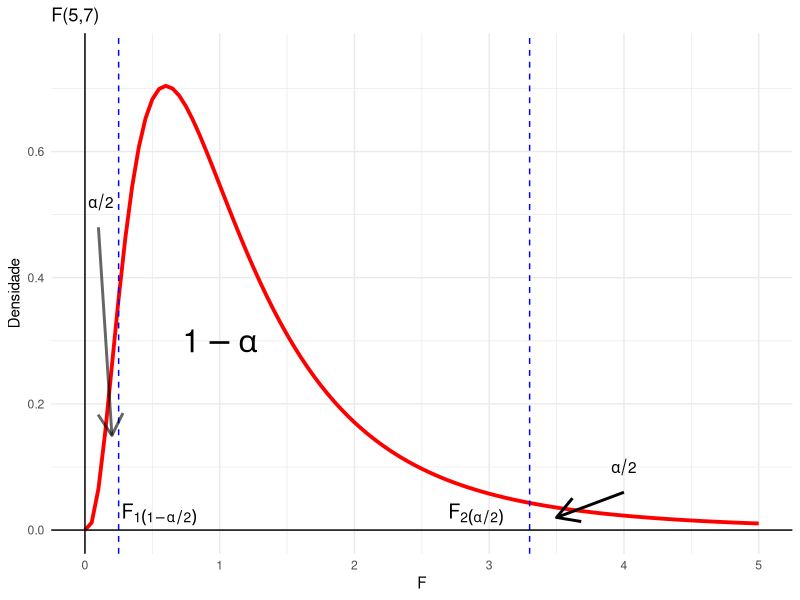
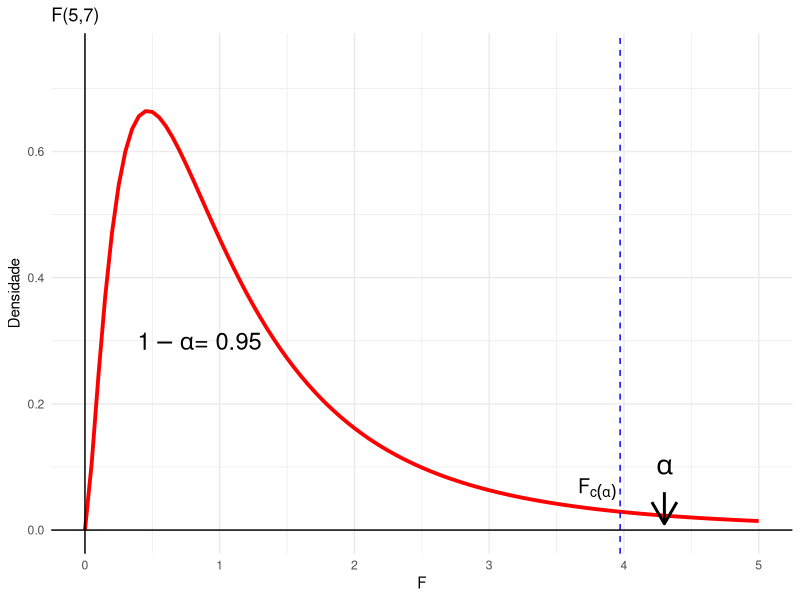
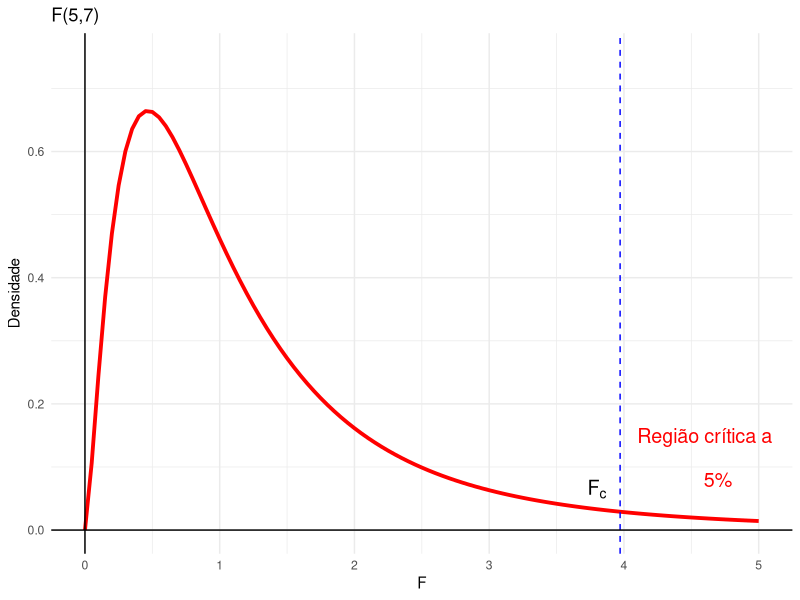
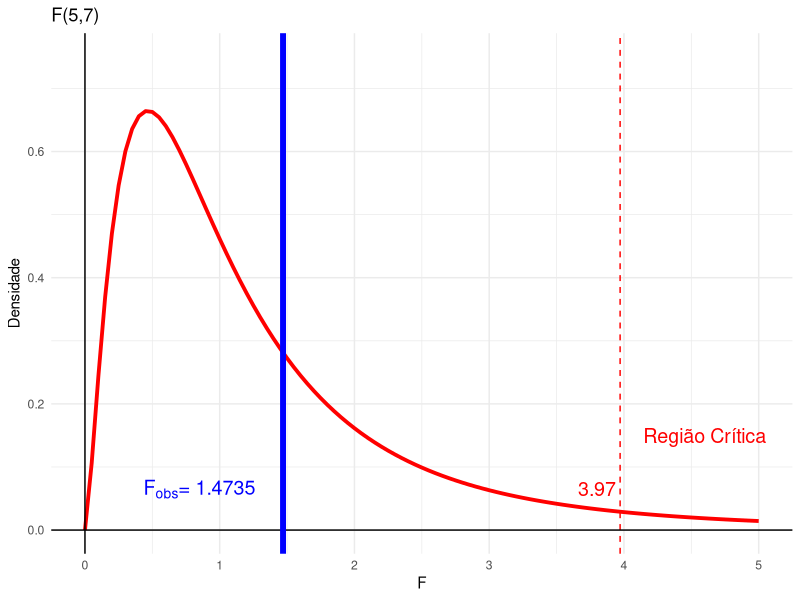
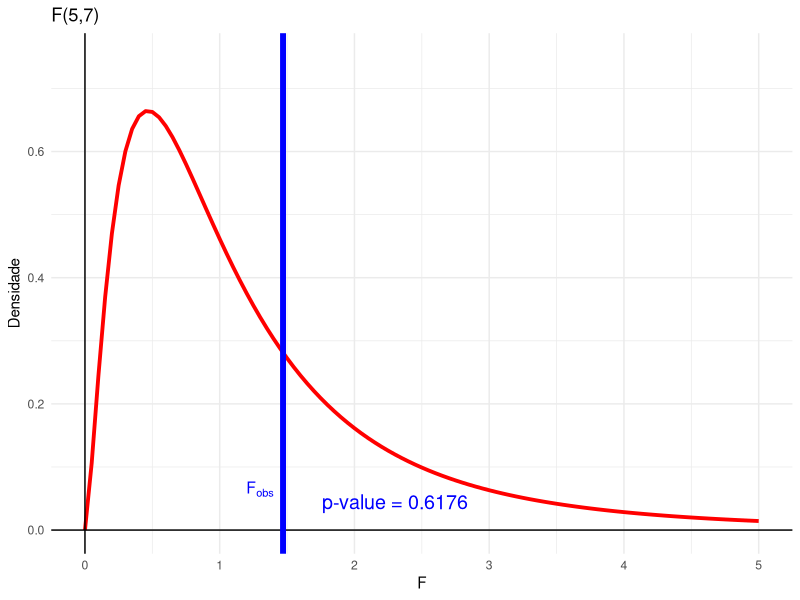
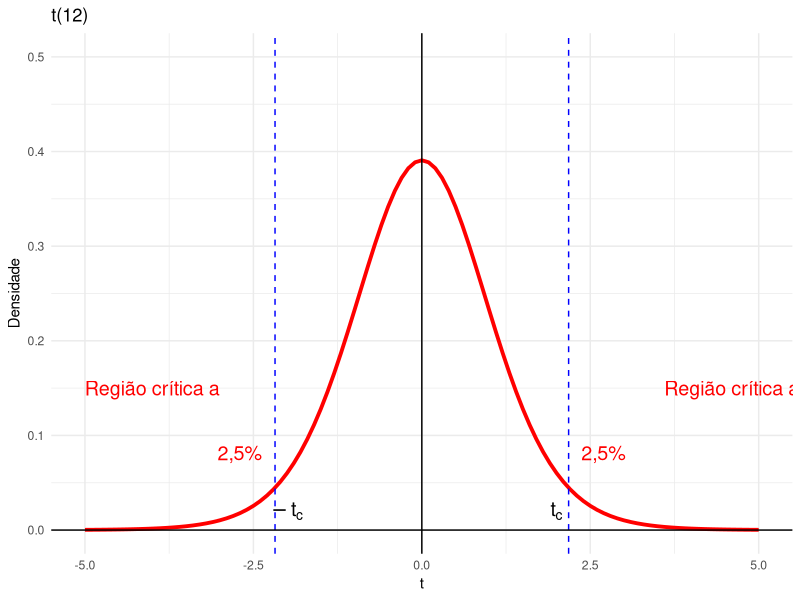
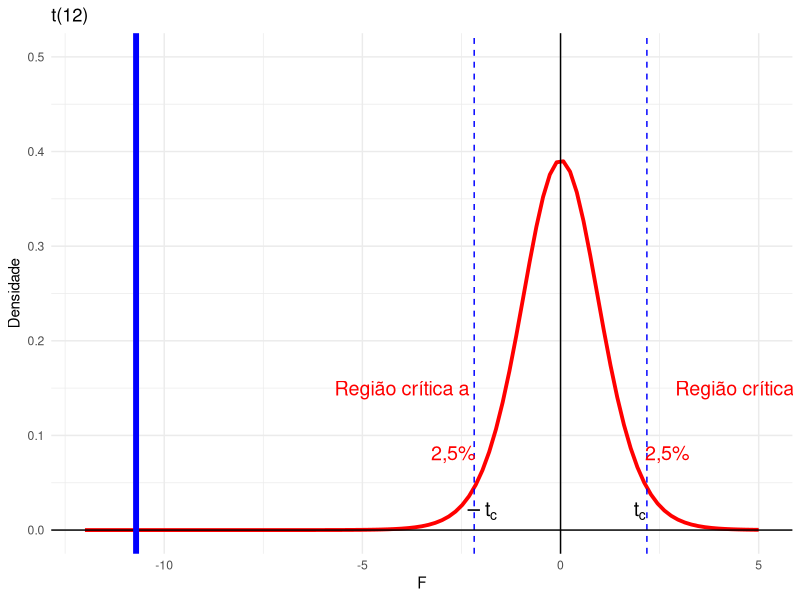
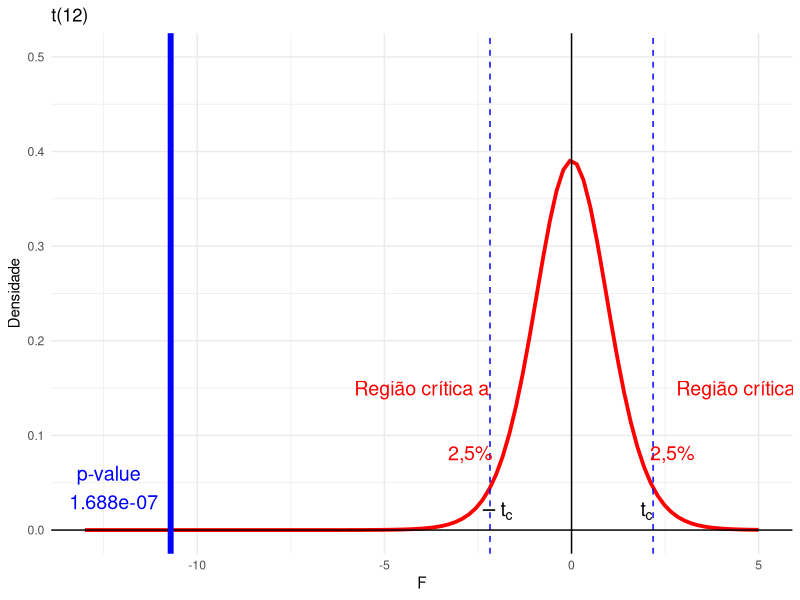

These figures' R source, in order:
## ---- chunk 1
library(tidyverse)
data.frame(x=0,y=1) %>% 
  ggplot(aes(x=x,y=y)) + 
  stat_function(fun = function(.x) df(.x,8,8),lwd=1.3,col="red")+
  xlim(0,5)+ ylim(0,.75)+
  geom_vline(xintercept = c(0.25,3.3),col="blue",lty=2) +theme_minimal()+
  geom_vline(xintercept = 0)+geom_hline(yintercept = 0)+
  annotate('text', label = expression(alpha/2), x = 0.12, y = .52)+ 
  annotate("segment", x = 0.10, xend = 0.2, y = .48, yend = .15, 
           colour = "black", size=1, alpha=0.6, arrow=arrow()) +
  annotate('text', label = expression(alpha/2), x = 4, y = .1)+
  annotate("segment", x = 4, xend = 3.5, y = .06, yend = .02, 
           colour = "black", size=1, alpha=1, arrow=arrow()) +
  labs(y="Densidade",x="F", title = "F(5,7)")+
  annotate('text', label = expression(1 - alpha), x = 1, y = .3,size=8)+
  annotate('text', label = expression(F[1(1-alpha/2)]), x = .55, y = 0.025,size=5)+
  annotate('text', label = expression(F[2(alpha/2)]), x = 2.9, y = 0.025,size=5)
## ---- chunk 2
qf(0.95,5,7) # F2
qf(0.05,5,7) # F1
## ---- chunk 3
data.frame(x=0,y=1) %>% 
  ggplot(aes(x=x,y=y)) + 
  stat_function(fun = function(.x) df(.x,5,7),lwd=1.3,col="red")+
  xlim(0,5)+ ylim(0,.75)+
  geom_vline(xintercept = qf(0.95,5,7),col="blue",lty=2) +theme_minimal()+
  geom_vline(xintercept = 0)+geom_hline(yintercept = 0)+
  annotate('text', label = expression(alpha), x = 4.3, y = .1,size=7)+
  annotate("segment", x = 4.3, xend = 4.3, y = .06, yend = .01, 
           colour = "black", size=1, alpha=1, arrow=arrow()) +
  labs(y="Densidade",x="F", title = "F(5,7)")+
  annotate('text', label = expression(paste(1 - alpha,"= 0.95")), x = .85, y = .3,size=6)+
    annotate('text', label = expression(F[c(alpha)]), x = 3.8, y = 0.065,size=5)
## ---- chunk 4
data.frame(x=0,y=1) %>% 
  ggplot(aes(x=x,y=y)) + 
  stat_function(fun = function(.x) df(.x,5,7),lwd=1.3,col="red")+
  xlim(0,5)+ ylim(0,.75)+
  geom_vline(xintercept = qf(0.95,5,7),col="blue",lty=2) +theme_minimal()+
  geom_vline(xintercept = 0)+geom_hline(yintercept = 0)+
  annotate('text', label = expression(paste("5%")), x = 4.7, y = .08,size=5,col="red")+
  labs(y="Densidade",x="F", title = "F(5,7)")+
     annotate('text', label = expression(F[c]), x = 3.8, y = 0.065,size=5)+  
  annotate('text', label = "Região crítica a", x = 4.6, y = 0.15,size=5,col="red")
## ---- chunk 5
data.frame(x=0,y=1) %>% 
  ggplot(aes(x=x,y=y)) + 
  stat_function(fun = function(.x) df(.x,5,7),lwd=1.3,col="red")+
  xlim(0,5)+ ylim(0,.75)+
  geom_vline(xintercept = qf(0.95,5,7),col="red",lty=2) +theme_minimal()+
  geom_vline(xintercept = 0)+geom_hline(yintercept = 0)+
  labs(y="Densidade",x="F", title = "F(5,7)")+
  annotate('text', label = expression(3.97), x = 3.8, y = 0.065,size=5,col="red")+
  geom_vline(xintercept = 1.47,col="blue",lwd=2) + 
  annotate('text', label = expression(paste(F[obs],"= 1.4735")), x = 0.85, y = 0.065,size=5,col="blue")+
  annotate('text', label = "Região Crítica", x = 4.6, y = 0.15,size=5,col="red")
## ---- chunk 6
# Construir os vetores de dados
A<- c(1470,1920,2340,2100,1920,1480)
B<- c(3260,3990,4050,3420,3510,3880,3550,3660)

# Aplicar o teste de variâncias
var.test(A,B,conf.level = 0.95)
## ---- chunk 7
data.frame(x=0,y=1) %>% 
  ggplot(aes(x=x,y=y)) + 
  stat_function(fun = function(.x) df(.x,5,7),lwd=1.3,col="red")+
  xlim(0,5)+ ylim(0,.75)+
  theme_minimal()+
  geom_vline(xintercept = 0)+geom_hline(yintercept = 0)+
  labs(y="Densidade",x="F", title = "F(5,7)")+
  geom_vline(xintercept = 1.47,col="blue",lwd=2) + 
  annotate('text', label = expression(paste(F[obs])), x = 1.3, y = 0.065,size=4,col="blue") +
  annotate('text', label = "p-value = 0.6176", x = 2.3, y = 0.045,size=5,col="blue")
## ---- chunk 8
sqrt(((6-1)*118176.7+(8-1)*80200)/(6-1+8-1))
## ---- chunk 9
(1871.667-3665)/(309.8768*sqrt(1/6+1/8))
## ---- chunk 10
data.frame(x=0,y=1) %>% 
  ggplot(aes(x=x,y=y)) + 
  stat_function(fun = function(.x) dt(.x,12),lwd=1.3,col="red")+
  xlim(-5,5)+ ylim(0,.5)+
  geom_vline(xintercept = qt(c(0.025,0.975),12),col="blue",lty=2) +theme_minimal()+
  geom_vline(xintercept = 0)+geom_hline(yintercept = 0)+
  annotate('text', label = expression(paste("2,5%")), x = 2.7, y = .08,size=5,col="red")+
  annotate('text', label = expression(paste("2,5%")), x = -2.7, y = .08,size=5,col="red")+
  labs(y="Densidade",x="t", title = "t(12)")+
  annotate('text', label = expression(t[c]), x = 2, y = 0.02,size=5)+
  annotate('text', label = expression(-t[c]), x = -2, y = 0.02,size=5)+
  annotate('text', label = "Região crítica a", x = 4.6, y = 0.15,size=5,col="red")+
  annotate('text', label = "Região crítica a", x = -4, y = 0.15,size=5,col="red")
## ---- chunk 11
data.frame(x=0,y=1) %>% 
  ggplot(aes(x=x,y=y)) + 
  stat_function(fun = function(.x) dt(.x,12),lwd=1.3,col="red")+
  xlim(-12,5)+ ylim(0,.5)+
  geom_vline(xintercept = qt(c(0.025,0.975),12),col="blue",lty=2) +theme_minimal()+
  geom_vline(xintercept = 0)+geom_hline(yintercept = 0)+
  annotate('text', label = expression(paste("2,5%")), x = 2.7, y = .08,size=5,col="red")+
  annotate('text', label = expression(paste("2,5%")), x = -2.7, y = .08,size=5,col="red")+
  labs(y="Densidade",x="F", title = "t(12)")+
  annotate('text', label = expression(t[c]), x = 2, y = 0.02,size=5)+
  annotate('text', label = expression(-t[c]), x = -2, y = 0.02,size=5)+
  annotate('text', label = "Região crítica a", x = 4.6, y = 0.15,size=5,col="red")+
  annotate('text', label = "Região crítica a", x = -4, y = 0.15,size=5,col="red")+
  geom_vline(xintercept = -10.71,col="blue",lwd=2) 
## ---- chunk 12
# Construir os vetores de dados
A<- c(1470,1920,2340,2100,1920,1480)
B<- c(3260,3990,4050,3420,3510,3880,3550,3660)

# Aplicar o teste de Médias, pelo teste t
t.test(A,B,
       alternative = "t", # use t para bilateral, "l" para unilateral a esquerda e "g" para unilateral a direita
       var.equal = TRUE,  # TRUE se as variância forem iguais, caso contrário, FALSE
       conf.level = 0.95) # Nível de confiança do teste
## ---- chunk 13
data.frame(x=0,y=1) %>% 
  ggplot(aes(x=x,y=y)) + 
  stat_function(fun = function(.x) dt(.x,12),lwd=1.3,col="red")+
  xlim(-13,5)+ ylim(0,.5)+
  geom_vline(xintercept = qt(c(0.025,0.975),12),col="blue",lty=2) +theme_minimal()+
  geom_vline(xintercept = 0)+geom_hline(yintercept = 0)+
  annotate('text', label = expression(paste("2,5%")), x = 2.7, y = .08,size=5,col="red")+
  annotate('text', label = expression(paste("2,5%")), x = -2.7, y = .08,size=5,col="red")+
  labs(y="Densidade",x="F", title = "t(12)")+
  annotate('text', label = expression(t[c]), x = 2, y = 0.02,size=5)+
  annotate('text', label = expression(-t[c]), x = -2, y = 0.02,size=5)+
  annotate('text', label = "Região crítica a", x = 4.6, y = 0.15,size=5,col="red")+
  annotate('text', label = "Região crítica a", x = -4, y = 0.15,size=5,col="red")+
  geom_vline(xintercept = -10.71,col="blue",lwd=2)+
  annotate('text', label = "p-value \n 1.688e-07", x = -12.3, y = 0.045,size=5,col="blue")
